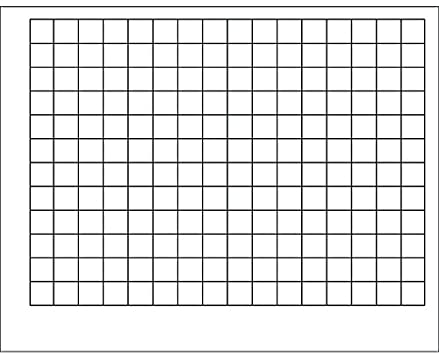
//> input picture code/418/grid.jpg, 439 x 355 px
$ ./timing_script 1 418/grid.jpg   (built with g++ and OpenCV 4)
//> lines starting //> are read from the running program, lines starting //| are printed output that depends on the picture
### code/418/hough_simd_experiment.cpp
#include <immintrin.h>
#include <cmath>
#include <cstring>
#include <iostream>
#include <vector>
#include <stdio.h>
#define __STDC_LIMIT_MACROS
#include <stdint.h>
#include <inttypes.h>
#include <tuple>
#include <algorithm>
#include <opencv2/opencv.hpp>
#include <sys/time.h>

#define PI 3.14159265f

using namespace cv;
using namespace std;

double get_time_sec() {
  struct timeval curr_time;
  gettimeofday(&curr_time, NULL);
  return curr_time.tv_sec + curr_time.tv_usec / 1000000.0;
}

struct hough_cmp_gt_simd_basic
{
  hough_cmp_gt_simd_basic(const int32_t* _aux) : aux(_aux) {}
  inline bool operator()(int32_t l1, int32_t l2) const
  {
    return aux[l1] > aux[l2] || (aux[l1] == aux[l2] && l1 < l2);
  }
  const int32_t* aux;
};

void findLocalMaximums_simd_basic(int numrho, int numangle, int threshold, int32_t *accum, std::vector<int> &sort_buf, unsigned int size) {
  for(int r = 0; r < numrho; r++) {
    for(int n = 0; n < numangle; n++) {
      int base_index = r * (numangle) + n;
      int left_index = (base_index - 1) < 0 ? -1 : base_index - 1;
      int right_index = (base_index + 1) > size ? -1 : base_index - 1;
      int up_index = (r > 0) ? (r-1) * (numangle) + n: -1;
      int down_index = (r < numrho - 1) ? (r+1) * (numangle) + n: -1;
      if (accum[base_index] >= threshold &&
         (left_index == -1 || accum[base_index] > accum[left_index]) &&
         (right_index == -1 || accum[base_index] >= accum[right_index]) &&
         (up_index == -1 || accum[base_index] >= accum[up_index]) &&
	 (down_index == -1 || accum[base_index] > accum[down_index])) {
           sort_buf.push_back(base_index);
      }
    }
  }
}

std::vector<std::tuple<float, float>> hough_transform_simd_basic(Mat img_data, int w, int h, size_t lines_max) {
  // Create the accumulator
  int32_t accum_height = 2 * (w + h) + 1;
  int32_t accum_width = 180;

  int32_t accum[accum_height * accum_width];
  memset(accum, 0, sizeof(int32_t) * accum_height * accum_width);

  float cos_theta[180];
  float sin_theta[180];

  for (int i = 0; i < 180; i++) {
    cos_theta[i] = cos(i * PI/180.0f);
    sin_theta[i] = sin(i * PI/180.0f);
  }

  __m256 x_y;
  __m256 trig_vec1;
  __m256 theta_vec1;
  __m256 theta_vec2;
  __m256 theta_vec3;
  __m256 theta_vec4;
  __m256 rho_vec1;
  __m256 rho_vec2;
  __m256 rho_vec3;
  __m256 rho_vec4;
  __m256 theta_offset;
  __m256i index;

  float temp[8] = {0.0,1.0,2.0,3.0,4.0,5.0,6.0,7.0};
  float offset = 8.0f;
  theta_offset = _mm256_broadcast_ss((float *)&offset);

  float half_rho_height = (accum_height-1)/2;
  float accum_w = accum_width * 1.0f;
  __m256 half_rho_height_v = _mm256_broadcast_ss(&half_rho_height);
  __m256 accum_width_v = _mm256_broadcast_ss((float *)&accum_w);
  double t0 = get_time_sec();
  double mem_time = 0;
  for (int i = 0; i < h; i++) {
    for (int j = 0; j < w; j++) {
      if (img_data.at<uint8_t>(i, j) != 0) {
        float x_val = j*1.0f;
        float y_val = i*1.0f;

	theta_vec1 = _mm256_loadu_ps(temp);
	theta_vec2 = _mm256_add_ps(theta_vec1, theta_offset);
	theta_vec3 = _mm256_add_ps(theta_vec2, theta_offset);
	theta_vec4 = _mm256_add_ps(theta_vec3, theta_offset);

        for (int32_t theta = 0; theta < accum_width; theta += 32) {
          rho_vec1 = _mm256_setzero_ps();
          rho_vec2 = _mm256_setzero_ps();
          rho_vec3 = _mm256_setzero_ps();
          rho_vec4 = _mm256_setzero_ps();

          x_y = _mm256_broadcast_ss((float *)&x_val);
          trig_vec1 = _mm256_loadu_ps(&(cos_theta[theta]));
          rho_vec1 = _mm256_fmadd_ps(x_y, trig_vec1, rho_vec1);
          trig_vec1 = _mm256_loadu_ps(&(cos_theta[theta+8]));
          rho_vec2 = _mm256_fmadd_ps(x_y, trig_vec1, rho_vec2);
          trig_vec1 = _mm256_loadu_ps(&(cos_theta[theta+16]));
          rho_vec3 = _mm256_fmadd_ps(x_y, trig_vec1, rho_vec3);
          trig_vec1 = _mm256_loadu_ps(&(cos_theta[theta+24]));
          rho_vec4 = _mm256_fmadd_ps(x_y, trig_vec1, rho_vec4);

          x_y = _mm256_broadcast_ss((float *)&y_val);
          trig_vec1 = _mm256_loadu_ps(&(sin_theta[theta]));
          rho_vec1 = _mm256_fmadd_ps(x_y, trig_vec1, rho_vec1);
          trig_vec1 = _mm256_loadu_ps(&(sin_theta[theta+8]));
          rho_vec2 = _mm256_fmadd_ps(x_y, trig_vec1, rho_vec2);
          trig_vec1 = _mm256_loadu_ps(&(sin_theta[theta+16]));
          rho_vec3 = _mm256_fmadd_ps(x_y, trig_vec1, rho_vec3);
          trig_vec1 = _mm256_loadu_ps(&(sin_theta[theta+24]));
          rho_vec4 = _mm256_fmadd_ps(x_y, trig_vec1, rho_vec4);

          rho_vec1 = _mm256_round_ps(rho_vec1, _MM_FROUND_TO_NEAREST_INT |_MM_FROUND_NO_EXC);
          rho_vec2 = _mm256_round_ps(rho_vec2, _MM_FROUND_TO_NEAREST_INT |_MM_FROUND_NO_EXC);
          rho_vec3 = _mm256_round_ps(rho_vec3, _MM_FROUND_TO_NEAREST_INT |_MM_FROUND_NO_EXC);
          rho_vec4 = _mm256_round_ps(rho_vec4, _MM_FROUND_TO_NEAREST_INT |_MM_FROUND_NO_EXC);

          rho_vec1 = _mm256_add_ps(half_rho_height_v, rho_vec1);
          rho_vec2 = _mm256_add_ps(half_rho_height_v, rho_vec2);
          rho_vec3 = _mm256_add_ps(half_rho_height_v, rho_vec3);
          rho_vec4 = _mm256_add_ps(half_rho_height_v, rho_vec4);
          // [40 lines of commented-out code are left out]
	  theta_vec1 = _mm256_add_ps(theta_vec4, theta_offset);
	  theta_vec2 = _mm256_add_ps(theta_vec1, theta_offset);
	  theta_vec3 = _mm256_add_ps(theta_vec2, theta_offset);
	  theta_vec4 = _mm256_add_ps(theta_vec3, theta_offset);
	}
      }
    }
  }
  double t1 = get_time_sec();
  printf("loop tim = %f\n", t1 - t0);
  printf("mem time = %f\n", mem_time);

  std::vector<std::tuple<float, float>> lines;
  std::vector<int> sort_buf;
  // find local maximums
  findLocalMaximums_simd_basic(accum_height, accum_width, 2, accum, sort_buf, accum_height*accum_width);

  // stage 3. sort the detected lines by accumulator value
  std::sort(sort_buf.begin(), sort_buf.end(), hough_cmp_gt_simd_basic(accum));

  for (int l = 0; l < min(sort_buf.size(), lines_max); ++l) {
    int index = sort_buf.at(l);
    float rho = index/accum_width - half_rho_height;
    float theta = (index % accum_width) * (PI / 180.0f);
    lines.push_back(std::make_tuple(rho, theta));
  }

  return lines;
}

int main(int argc, char **argv) {
  if(argc != 2) {
      printf("Please supply the proper arguments: ./simd_basic.o [inputFile]\n");
      return -1;
  }
  // Loads an image
  Mat dst, cdst;
  Mat src = imread(argv[1], IMREAD_GRAYSCALE );

  // Check if image is loaded fine
  if(src.empty()){
    printf("Error opening image\n");
    return -1;
  }

  // Edge detection
  Canny(src, dst, 50, 200, 3);

  // Copy edges to the images that will display the results in BGR
  cvtColor(dst, cdst, COLOR_GRAY2BGR);

  // Standard Hough Line Transform
  //vector<Vec2f> lines; // will hold the results of the detection
  std::vector<std::tuple<float, float>> lines;
  dst = Mat(2520,2520, CV_64F, double(1));
  double t0 = get_time_sec();
  lines = hough_transform_simd_basic(dst, dst.cols, dst.rows, 100);
  double t1 = get_time_sec();

  // Draw the lines
  for(size_t i = 0; i < lines.size(); i++) {
    float rho = get<0>(lines[i]), theta = get<1>(lines[i]);
    Point pt1, pt2;
    double a = cos(theta), b = sin(theta);
    double x0 = a*rho, y0 = b*rho;
    pt1.x = cvRound(x0 + 2000*(-b));
    pt1.y = cvRound(y0 + 2000*(a));
    pt2.x = cvRound(x0 - 2000*(-b));
    pt2.y = cvRound(y0 - 2000*(a));
    line(cdst, pt1, pt2, Scalar(0,0,255), 3, 16);
  }
  printf("Time: %f\n", t1 - t0);
  imwrite("out_simd_exp.jpg", cdst);
  return 0;
}

### code/timing_script.cpp
#include <iostream>
#include <fstream>
#include <string>
#include "hough.cpp"
#include "418/hough_simd_experiment.cpp"
#include "418/hough_simd.cpp"

double get_time_sec() {
  struct timeval curr_time;
  gettimeofday(&curr_time, NULL);
  return curr_time.tv_sec + curr_time.tv_usec / 1000000.0;
}

int main(int argc, char **argv) {
	if (argc != 3) {
		printf("incorrect arguments provided");
		return -1;
	}

	int flag = atoi(argv[1]);
	std::string outfile;
	if (flag == 0) {
		outfile = "execution_time_serial.csv";
	}
	if(flag == 1) {
		outfile = "execution_time_simd_basic.csv";
	}
	if (flag == 2) {
		outfile = "execution_time_simd.csv";
	}

	int num_iters = 50;

	Mat dst, cdst;
	Mat src = imread(argv[2], IMREAD_GRAYSCALE);
//> src: 355 rows x 439 cols, CV_8UC1; min 0, max 255, mean 231
	int dy = 20;
	int dx = 20;
	int curr_rows = 20; //src.rows - 100*dy;
	int curr_cols =	20; //src.cols - 100*dx;

	std::cout << "curr rows: " << curr_rows << std::endl;
	std::cout << "curr cols: " << curr_cols << std::endl;

	// check if image is loaded fine
	if (src.empty()) {
		printf("Error opening image \n");
		return -1;
	}

	std::vector<std::tuple<float, float>> data;

	double t1;
	double t2;

	for (int i = 0; i < num_iters; i++) {
		std::cout << "iter: " << i << std::endl;
		if ((curr_rows < 20) || (curr_cols < 20)) {
			break;
		}
		Mat src_temp = src;
		resize(src_temp, src_temp, Size(curr_cols, curr_rows));

		//Canny(src_temp, dst, 50, 200, 3);
		Mat dst = Mat(curr_rows, curr_cols, CV_64F, double(1));

		std::vector<std::tuple<float, float>> lines;

		if (flag == 0) {
			t1 = get_time_sec();
			lines = hough_transform_serial(dst, src_temp.cols, src_temp.rows, 100);
			t2 = get_time_sec();
		} else if (flag == 1) {
			t1 = get_time_sec();
			lines = hough_transform_simd_basic(dst, src_temp.cols, src_temp.rows, 100);
			t2 = get_time_sec();
		} else if (flag == 2) {
			t1 = get_time_sec();
			lines = hough_transform_simd(dst, src_temp.cols, src_temp.rows, 100);
			t2 = get_time_sec();
		}

		data.push_back(std::make_tuple(curr_rows * curr_cols, (t2 - t1)));

		curr_rows += 50;
		curr_cols += 50;
	}
//> this loop made 50 passes
//> pass 1, `resize(src_temp, src_temp, Size(curr_cols, curr_rows));`:
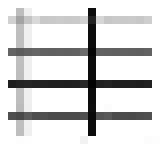
//> src_temp: 20 rows x 20 cols, CV_8UC1 (shown 8 times larger); min 3, max 255, mean 216.9
//> pass 2, `resize(src_temp, src_temp, Size(curr_cols, curr_rows));`:
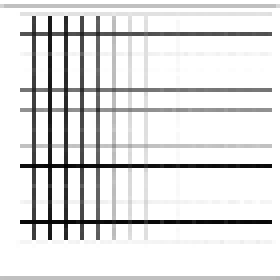
//> src_temp: 70 rows x 70 cols, CV_8UC1 (shown 4 times larger); min 1, max 255, mean 228.3
//> pass 3, `resize(src_temp, src_temp, Size(curr_cols, curr_rows));`:
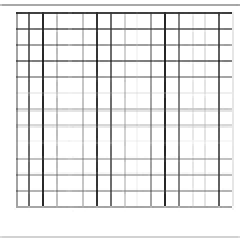
//> src_temp: 120 rows x 120 cols, CV_8UC1 (shown 2 times larger); min 27, max 255, mean 235.3
        std::cout << curr_rows << " " << curr_cols << std::endl;

	std::ofstream myfile(outfile);

	if (myfile.fail()) {
		cerr << "Error opening file\n" << std::endl;
		return -1;
	}

	for (std::tuple<float, float> tup: data) {
		float size = get<0>(tup);
		float cycles = get<1>(tup);

		myfile << size << ", " << cycles << std::endl;
	}
	myfile.close();
	return 0;
}
